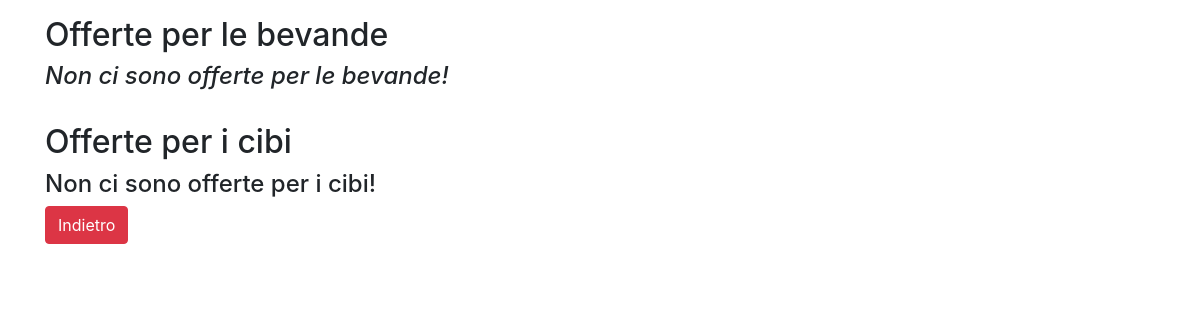
The app's page /offers/ (signed in), older data.
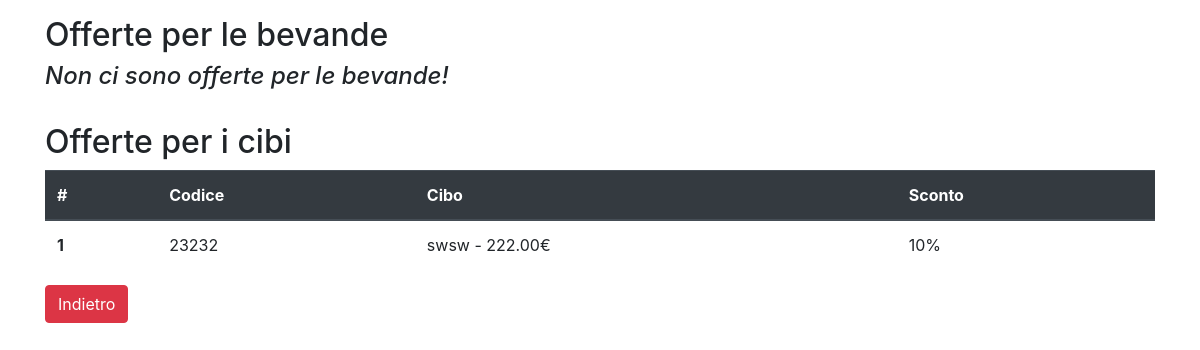
The same page, newer data.
### offers/models.py (models this page shows, shortened)
class Offer(models.Model):
    code = models.CharField(max_length=30)
    discount = models.PositiveIntegerField(default=10, help_text="Inserire l'ammontare dello sconto senza percentuale!",
                                           validators=[MinValueValidator(1), MaxValueValidator(100)])
    class Meta:
        abstract = True

class OfferFood(Offer):
    food = models.ForeignKey(Food, on_delete=models.CASCADE)

### products/models.py (models this page shows, shortened)
class Product(models.Model):
    name = models.CharField(max_length=80)
    description = models.TextField()
    MinValueValidator.message = "Il prezzo del prodotto deve essere maggiore o uguale a 0!!"
    price = models.DecimalField(max_digits=10, decimal_places=2, validators=[MinValueValidator(Decimal('0.01'))])
    class Meta:
        abstract = True
    def __str__(self):
        return f"{self.name} - {self.price}€"

class Food(Product):
    image = models.ImageField(default='dishes/no-image-1771002-1505134.png', null=True, blank=True, upload_to='dishes')
    ingredients = models.ManyToManyField(Ingredient)

### offers/views.py (the view)
# urls.py: path('', offer_list, name='offers-list'),
@login_required
def offer_list(request):
    food = OfferFood.objects.all()
    drink = OfferDrink.objects.all()
    context = {
        'food': food,
        'drink': drink,
    }
    return render(request, 'offers/offers_list.html', context)

### offers/templates/offers/offers_list.html (shortened to what this page needs)
{% extends 'base.html' %}
{% load crispy_forms_tags %}
{% block content %}
    <h2>Offerte per le bevande</h2>
    {% if drink.count == 0 %}
        <h4><em>Non ci sono offerte per le bevande!</em></h4>
        <br>
    {% endif %}
    <h2>Offerte per i cibi</h2>
    {% if food.count == 0 %}
        <h4>Non ci sono offerte per i cibi!</h4>
    {% else %}
    <table class="table">
  <thead class="thead-dark">
    <tr>
      <th scope="col">#</th>
      <th scope="col">Codice</th>
      <th scope="col">Cibo</th>
      <th scope="col">Sconto</th>
    </tr>
  </thead>
  <tbody>
        {% for f in food %}
             <tr>
                <th scope="row">{{ forloop.counter }}</th>
                <td>{{ f.code }}</td>
                <td>{{ f.food }}</td>
                <td>{{ f.discount }}%</td>
             </tr>
        {% endfor %}
  </tbody>
</table>
    {% endif %}
    <button type="button" class="btn btn-danger" onclick="location.href='{% url 'home' %}'"
                id="reservation-button">Indietro</button>
{% endblock %}

Row changes from the older to the newer data that the page shows:
added OfferFood: code "23232", food "swsw - 222.00€", discount "10"
Text that changed along with them:
text no longer shown: "Non ci sono offerte per i cibi!"
text now shown: "# Codice Cibo Sconto"
